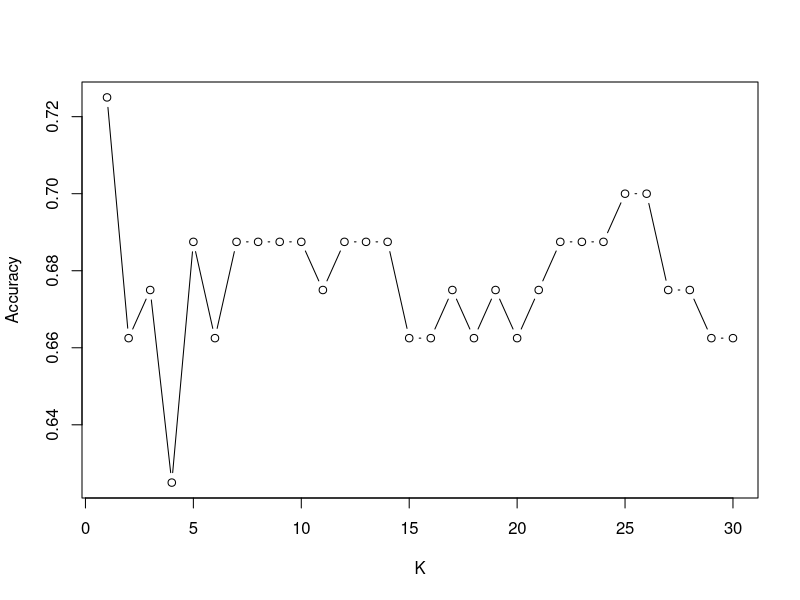

Source code (R):
#kNN classification

##ALWAYS FACTOR OUTCOME VARIABLE
##CONVERT THOSE VAR IN CHAR TO NUMERIC VARIABLES THEN NROMALISE
##^only if more than one predictor variable is used

#packages
library(dplyr)
library(mlbench)
library(class)

#import the data
gradadmit = read.csv("gradadmit.csv",header=TRUE,sep=",")
dim(gradadmit)
summary(gradadmit)
str(gradadmit)

#convert variables gre and rank to numeric
grad<-gradadmit%>%mutate(gre=as.numeric(gre), rank=as.numeric(rank))

#normalize all numeric variable
nor = function(x){
  (x-min(x))/(max(x)-min(x))
}
grad[,2:4] <- sapply(grad[,2:4], nor)

##convert outcome admit to factor
grad$admit <- factor(grad$admit)

#split into test and training sets
set.seed(100)
training.idx = sample(1:nrow(grad),size = nrow(grad)*0.8)
train.data = grad[training.idx,]
test.data = grad[-training.idx,]

#kNN classification
set.seed(101)
knn1=knn(train.data[,2:4],test.data[,2:4],cl=train.data$admit,k=2)
mean(knn1 == test.data$admit)
##0.6625
table(knn1,actual=test.data$admit)

#find value of k for best classifier
ac = rep(0,30)
for(i in 1:30){
  set.seed(101)
  knn.i=knn(train.data[,2:4],test.data[,2:4],cl=train.data$admit,k=i)
  ac[i]=mean(knn.i == test.data$admit)
  cat("k=", i, "accuracy=",ac[i],"\n")
}

#accuracy plot
plot(ac,type="b",xlab="K",ylab="Accuracy")
##k=1 gives highest accuracy of 0.725
set.seed(101)
knn2=knn(train.data[,2:4],test.data[,2:4],cl=train.data$admit,k=1)
mean(knn2 == test.data$admit)
#[1] 0.725
table(knn2,actual=test.data$admit)

#compare with logistic regression
mlogit = glm(admit~.,data=train.data,family="binomial")
#predicted probability P(Y=1)
Pred.p = predict(mlogit,newdata=test.data,type="response")
y_pred_num = ifelse(Pred.p >0.5,1,0)
y_pred = factor(y_pred_num,levels=c(0,1))
mean(y_pred==test.data$admit)
table(y_pred,actual=test.data$admit)

#Compare
#The accuracy of kNN is 72.5% while the accuracy of 
#logistic regression is 68.75%
#in terms of misclassification rate, knn yields a higher
#false positive rate but lower false negative rate than that in logistic regression. 

##Note: false positive rate=no.of false positive/total no.of actual negative
##       =12/(43+12) in kNN2 and 6/(49+6) in logistic regression
##false negative rate=no.of false negative/total no.of actual positive
## =10/(10+15) in kNN2 and 19/(19+6) in logistic regression.
##

## Extra information: For two categorical variables x and y, function table(x,y) creates a table using x as row variable, y as column variable

#misclassification rate
#false positive: FP/FP+TN
#false negative: FN?FN+TP
#choose model with lower false negative rate assuming similar accuracies
